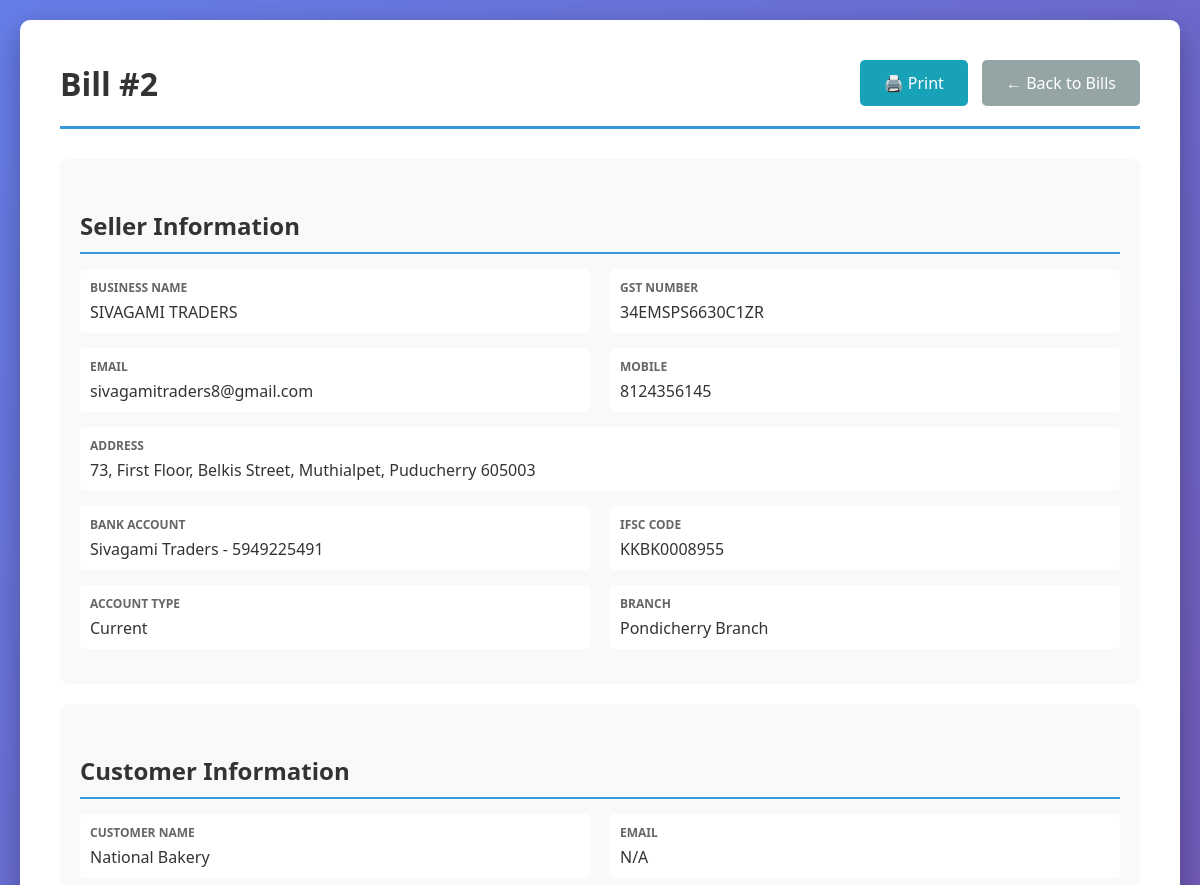
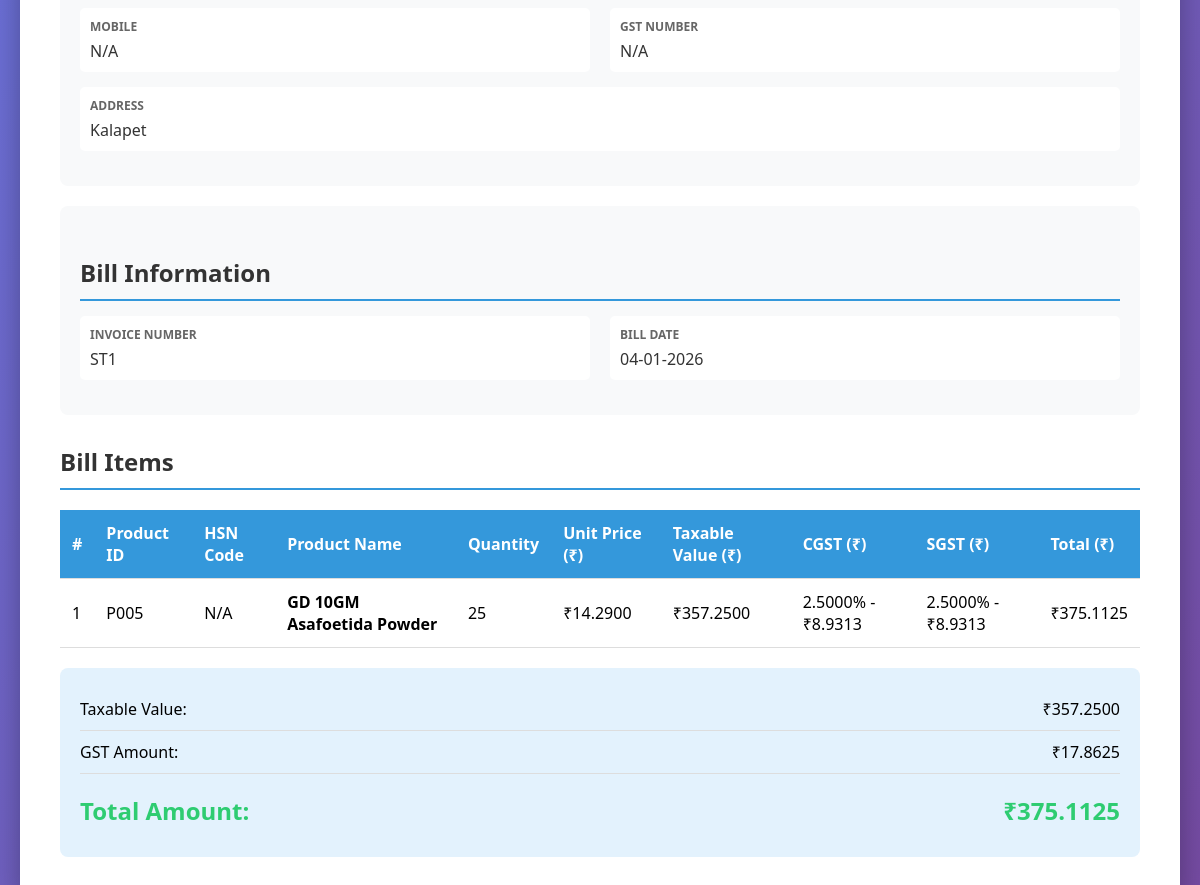
Screenshot of /billing/view/2 with the database file from the repository (2 pictures, top to bottom).
### tables this page shows
CREATE TABLE billing (
                    id INTEGER PRIMARY KEY AUTOINCREMENT,
                    bill_id TEXT UNIQUE NOT NULL,
                    customer_id INTEGER NOT NULL,
                    bill_date DATE NOT NULL,
                    subtotal REAL DEFAULT 0.0,
                    gst_amount REAL DEFAULT 0.0,
                    total_amount REAL NOT NULL DEFAULT 0.0,
                    payment_status TEXT DEFAULT 'Pending',
                    notes TEXT,
                    created_at TIMESTAMP DEFAULT CURRENT_TIMESTAMP,
                    FOREIGN KEY (customer_id) REFERENCES customers (id)
                );

CREATE TABLE seller_info (
            id INTEGER PRIMARY KEY AUTOINCREMENT,
            seller_name TEXT NOT NULL,
            address TEXT,
            email TEXT,
            mobile TEXT,
            gst_number TEXT,
            account_name TEXT,
            account_number TEXT,
            ifsc_code TEXT,
            account_type TEXT,
            branch TEXT,
            created_at TIMESTAMP DEFAULT CURRENT_TIMESTAMP,
            updated_at TIMESTAMP DEFAULT CURRENT_TIMESTAMP
        , state TEXT);

CREATE TABLE customers (
                    id INTEGER PRIMARY KEY AUTOINCREMENT,
                    customer_id TEXT UNIQUE NOT NULL,
                    vendor_code TEXT UNIQUE,
                    name TEXT NOT NULL,
                    email TEXT,
                    mobile TEXT,
                    address TEXT,
                    state TEXT,
                    gst_number TEXT,
                    created_at TIMESTAMP DEFAULT CURRENT_TIMESTAMP
                );

CREATE TABLE billing_items (
                    id INTEGER PRIMARY KEY AUTOINCREMENT,
                    bill_id INTEGER NOT NULL,
                    product_id INTEGER NOT NULL,
                    product_name TEXT NOT NULL,
                    quantity INTEGER NOT NULL DEFAULT 1,
                    unit_price REAL NOT NULL DEFAULT 0.0,
                    gst_percentage REAL NOT NULL DEFAULT 0.0,
                    gst_amount REAL NOT NULL DEFAULT 0.0,
                    cgst REAL NOT NULL DEFAULT 0.0,
                    sgst REAL NOT NULL DEFAULT 0.0,
                    igst REAL NOT NULL DEFAULT 0.0,
                    total REAL NOT NULL DEFAULT 0.0, hsn_code TEXT,
                    FOREIGN KEY (bill_id) REFERENCES billing (id) ON DELETE CASCADE,
                    FOREIGN KEY (product_id) REFERENCES inventory (id)
                );

CREATE TABLE inventory (
                    id INTEGER PRIMARY KEY AUTOINCREMENT,
                    product_id TEXT UNIQUE NOT NULL,
                    product_name TEXT NOT NULL,
                    hsn_code TEXT,
                    manufacture_date DATE,
                    expiry_month TEXT NOT NULL,
                    quantity INTEGER NOT NULL DEFAULT 0,
                    buy_price REAL NOT NULL DEFAULT 0.0,
                    unit_price REAL NOT NULL DEFAULT 0.0,
                    mrp REAL NOT NULL DEFAULT 0.0,
                    gst_percentage REAL NOT NULL DEFAULT 0.0,
                    created_at TIMESTAMP DEFAULT CURRENT_TIMESTAMP,
                    updated_at TIMESTAMP DEFAULT CURRENT_TIMESTAMP
                );

### routes/billing.py (the view)
@billing_bp.route('/view/<int:id>')
def view(id):
    conn = get_db_connection()
    bill = conn.execute('''
        SELECT b.*, c.name as customer_name, c.email, c.mobile, c.address, c.gst_number
        FROM billing b
        JOIN customers c ON b.customer_id = c.id
        WHERE b.id = ?
    ''', (id,)).fetchone()
    if not bill:
        flash('Bill not found!', 'error')
        conn.close()
        return redirect(url_for('billing.index'))
    bill_dict = dict(bill)
    if bill_dict['bill_date']:
        date_obj = datetime.strptime(bill_dict['bill_date'], '%Y-%m-%d')
        bill_dict['bill_date'] = date_obj.strftime('%d-%m-%Y')
    items = conn.execute('''
        SELECT bi.*, i.product_id as inventory_product_id
        FROM billing_items bi
        LEFT JOIN inventory i ON bi.product_id = i.id
        WHERE bi.bill_id = ?
        ORDER BY bi.id
    ''', (bill_dict['bill_id'],)).fetchall()
    seller = conn.execute('SELECT * FROM seller_info ORDER BY id DESC LIMIT 1').fetchone()
    conn.close()
    return render_template('billing/view.html', bill=bill_dict, items=items, seller=seller)

### database.py (called while the page is built)
def get_db_connection():
    conn = sqlite3.connect(DATABASE)
    conn.row_factory = sqlite3.Row
    return conn

### templates/billing/view.html (shortened to what this page needs)
<!DOCTYPE html>
<html lang="en">
<head>
</head>
<body>
    <div class="container">
        <div class="header">
            <h1>Bill #{{ bill['id'] }}</h1>
            <div class="no-print">
                <a href="{{ url_for('billing.print_bill', id=bill['id']) }}" target="_blank" class="btn btn-info">🖨️ Print</a>
                <a href="{{ url_for('billing.index') }}" class="btn btn-secondary">← Back to Bills</a>
            </div>
        </div>
        {% if seller %}
        <div class="info-section">
            <h2>Seller Information</h2>
            <div class="info-row">
                <div class="info-item">
                    <div class="info-label">Business Name</div>
                    <div class="info-value">{{ seller['seller_name'] }}</div>
                </div>
                <div class="info-item">
                    <div class="info-label">GST Number</div>
                    <div class="info-value">{{ seller['gst_number'] }}</div>
                </div>
            </div>
            <div class="info-row">
                <div class="info-item">
                    <div class="info-label">Email</div>
                    <div class="info-value">{{ seller['email'] }}</div>
                </div>
                <div class="info-item">
                    <div class="info-label">Mobile</div>
                    <div class="info-value">{{ seller['mobile'] }}</div>
                </div>
            </div>
            <div class="info-row">
                <div class="info-item" style="grid-column: 1 / -1;">
                    <div class="info-label">Address</div>
                    <div class="info-value">{{ seller['address'] }}</div>
                </div>
            </div>
            <div class="info-row">
                <div class="info-item">
                    <div class="info-label">Bank Account</div>
                    <div class="info-value">{{ seller['account_name'] }} - {{ seller['account_number'] }}</div>
                </div>
                <div class="info-item">
                    <div class="info-label">IFSC Code</div>
                    <div class="info-value">{{ seller['ifsc_code'] }}</div>
                </div>
            </div>
            <div class="info-row">
                <div class="info-item">
                    <div class="info-label">Account Type</div>
                    <div class="info-value">{{ seller['account_type'] }}</div>
                </div>
                <div class="info-item">
                    <div class="info-label">Branch</div>
                    <div class="info-value">{{ seller['branch'] }}</div>
                </div>
            </div>
        </div>
        {% endif %}
        <div class="info-section">
            <h2>Customer Information</h2>
            <div class="info-row">
                <div class="info-item">
                    <div class="info-label">Customer Name</div>
                    <div class="info-value">{{ bill['customer_name'] }}</div>
                </div>
                <div class="info-item">
                    <div class="info-label">Email</div>
                    <div class="info-value">{{ bill['email'] or 'N/A' }}</div>
                </div>
            </div>
            <div class="info-row">
                <div class="info-item">
                    <div class="info-label">Mobile</div>
                    <div class="info-value">{{ bill['mobile'] or 'N/A' }}</div>
                </div>
                <div class="info-item">
                    <div class="info-label">GST Number</div>
                    <div class="info-value">{{ bill['gst_number'] or 'N/A' }}</div>
                </div>
            </div>
            <div class="info-row">
                <div class="info-item" style="grid-column: 1 / -1;">
                    <div class="info-label">Address</div>
                    <div class="info-value">{{ bill['address'] or 'N/A' }}</div>
                </div>
            </div>
        </div>
        <div class="info-section">
            <h2>Bill Information</h2>
            <div class="info-row">
                <div class="info-item">
                    <div class="info-label">Invoice Number</div>
                    <div class="info-value">{{ bill['bill_id'] }}</div>
                </div>
                <div class="info-item">
                    <div class="info-label">Bill Date</div>
                    <div class="info-value">{{ bill['bill_date'] }}</div>
                </div>
            </div>
        </div>
        <h2>Bill Items</h2>
        {% set has_cgst_sgst = items|selectattr('cgst', 'greaterthan', 0)|list|length > 0 %}
        <table>
            <thead>
                <tr>
                    <th>#</th>
                    <th>Product ID</th>
                    <th>HSN Code</th>
                    <th>Product Name</th>
                    <th>Quantity</th>
                    <th>Unit Price (₹)</th>
                    <th>Taxable Value (₹)</th>
                    {% if has_cgst_sgst %}
                    <th>CGST (₹)</th>
                    <th>SGST (₹)</th>
                    {% endif %}
                    <th>Total (₹)</th>
                </tr>
            </thead>
            <tbody>
                {% for item in items %}
                {% set item_subtotal = item['quantity'] * item['unit_price'] %}
                <tr>
                    <td>{{ loop.index }}</td>
                    <td>{{ item['inventory_product_id'] or 'N/A' }}</td>
                    <td>{{ item['hsn_code'] or 'N/A' }}</td>
                    <td><strong>{{ item['product_name'] }}</strong></td>
                    <td>{{ item['quantity'] }}</td>
                    <td>₹{{ "%.4f"|format(item['unit_price']) }}</td>
                    <td>₹{{ "%.4f"|format(item_subtotal) }}</td>
                    {% if has_cgst_sgst %}
                    <td>{% if item['cgst'] > 0 %}{{ "%.4f"|format(item['gst_percentage'] / 2) }}% - ₹{{ "%.4f"|format(item['cgst']) }}{% else %}-{% endif %}</td>
                    <td>{% if item['sgst'] > 0 %}{{ "%.4f"|format(item['gst_percentage'] / 2) }}% - ₹{{ "%.4f"|format(item['sgst']) }}{% else %}-{% endif %}</td>
                    {% endif %}
                    <td>₹{{ "%.4f"|format(item['total']) }}</td>
                </tr>
                {% endfor %}
            </tbody>
        </table>
        <div class="totals-box">
            <div class="total-row">
                <span>Taxable Value:</span>
                <span>₹{{ "%.4f"|format(bill['subtotal']) }}</span>
            </div>
            <div class="total-row">
                <span>GST Amount:</span>
                <span>₹{{ "%.4f"|format(bill['gst_amount']) }}</span>
            </div>
            <div class="total-row">
                <span>Total Amount:</span>
                <span>₹{{ "%.4f"|format(bill['total_amount']) }}</span>
            </div>
        </div>
    </div>
</body>
</html>
</body>
</html>

### templates/billing/view.html (style rules this page uses)
* { margin: 0; padding: 0; box-sizing: border-box; }
body { font-family: 'Segoe UI', Tahoma, Geneva, Verdana, sans-serif; background: linear-gradient(135deg, #667eea 0%, #764ba2 100%); min-height: 100vh; padding: 20px; }
.container { max-width: 1200px; margin: 0 auto; background: white; border-radius: 10px; box-shadow: 0 10px 30px rgba(0,0,0,0.3); padding: 40px; }
.header { display: flex; justify-content: space-between; align-items: center; margin-bottom: 30px; padding-bottom: 20px; border-bottom: 3px solid #3498db; }
h1 { color: #333; }
.btn { padding: 12px 24px; border: none; border-radius: 5px; cursor: pointer; text-decoration: none; font-size: 16px; transition: all 0.3s; display: inline-block; }
.btn-secondary { background: #95a5a6; color: white; }
.btn-info { background: #17a2b8; color: white; margin-right: 10px; }
.info-section { background: #f8f9fa; padding: 20px; border-radius: 8px; margin-bottom: 20px; }
.info-row { display: grid; grid-template-columns: 1fr 1fr; gap: 20px; margin-bottom: 15px; }
.info-item { padding: 10px; background: white; border-radius: 5px; }
.info-label { font-size: 12px; color: #666; font-weight: 600; text-transform: uppercase; margin-bottom: 5px; }
.info-value { font-size: 16px; color: #333; }
h2 { color: #333; margin: 30px 0 15px 0; padding-bottom: 10px; border-bottom: 2px solid #3498db; }
table { width: 100%; border-collapse: collapse; margin: 20px 0; }
th, td { padding: 12px; text-align: left; border-bottom: 1px solid #ddd; }
th { background: #3498db; color: white; font-weight: 600; }
.totals-box { background: #e3f2fd; padding: 20px; border-radius: 8px; margin-top: 20px; }
.total-row { display: flex; justify-content: space-between; padding: 10px 0; border-bottom: 1px solid #ddd; font-size: 16px; }
.total-row:last-child { border-bottom: none; font-size: 24px; font-weight: bold; color: #2ecc71; margin-top: 10px; }

### rows the page displays
billing: id "2", bill_id "ST1", bill_date "04-01-2026", subtotal "357.2500", gst_amount "17.8625", total_amount "375.1125"
seller_info: seller_name "SIVAGAMI TRADERS", gst_number "34EMSPS6630C1ZR", email "sivagamitraders8@gmail.com", mobile "8124356145", address "73, First Floor, Belkis Street, Muthialpet, Puducherry 605003", account_name "Sivagami Traders", account_number "5949225491", ifsc_code "KKBK0008955", account_type "Current", branch "Pondicherry Branch"
customers: customer_name "National Bakery", email "N/A", mobile "N/A", gst_number "N/A", address "Kalapet"
billing_items: product_id "P005", item "N/A", product_name "GD 10GM Asafoetida Powder", quantity "25", unit_price "14.2900", item_subtotal "357.2500", item['gst_percentage']/2 "2.5000", cgst "8.9313", sgst "8.9313", total "375.1125"
